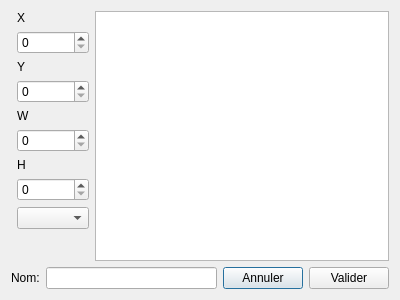
<?xml version="1.0" encoding="UTF-8"?>
<ui version="4.0">
 <class>TileCreator</class>
 <widget class="QDialog" name="TileCreator">
  <property name="geometry">
   <rect>
    <x>0</x>
    <y>0</y>
    <width>400</width>
    <height>300</height>
   </rect>
  </property>
  <property name="windowTitle">
   <string>Dialog</string>
  </property>
  <layout class="QVBoxLayout" name="verticalLayout">
   <item>
    <layout class="QHBoxLayout" name="horizontalLayout">
     <item>
      <layout class="QFormLayout" name="formLayout">
       <property name="fieldGrowthPolicy">
        <enum>QFormLayout::AllNonFixedFieldsGrow</enum>
       </property>
       <item row="0" column="1">
        <widget class="QLabel" name="lbl">
         <property name="text">
          <string>X</string>
         </property>
        </widget>
       </item>
       <item row="1" column="1">
        <widget class="QSpinBox" name="sb_x"/>
       </item>
       <item row="2" column="1">
        <widget class="QLabel" name="label_2">
         <property name="text">
          <string>Y</string>
         </property>
        </widget>
       </item>
       <item row="3" column="1">
        <widget class="QSpinBox" name="sb_y"/>
       </item>
       <item row="4" column="1">
        <widget class="QLabel" name="label_3">
         <property name="text">
          <string>W</string>
         </property>
        </widget>
       </item>
       <item row="5" column="1">
        <widget class="QSpinBox" name="sb_w"/>
       </item>
       <item row="6" column="1">
        <widget class="QLabel" name="label_4">
         <property name="text">
          <string>H</string>
         </property>
        </widget>
       </item>
       <item row="7" column="1">
        <widget class="QSpinBox" name="sb_h"/>
       </item>
       <item row="8" column="1">
        <widget class="QComboBox" name="cb_texture">
         <property name="maximumSize">
          <size>
           <width>200</width>
           <height>16777215</height>
          </size>
         </property>
        </widget>
       </item>
      </layout>
     </item>
     <item>
      <widget class="QGraphicsView" name="graphicsView"/>
     </item>
    </layout>
   </item>
   <item>
    <layout class="QHBoxLayout" name="horizontalLayout_2">
     <item>
      <widget class="QLabel" name="lbl_name">
       <property name="text">
        <string>Nom:</string>
       </property>
      </widget>
     </item>
     <item>
      <widget class="QLineEdit" name="le_name"/>
     </item>
     <item>
      <widget class="QPushButton" name="pb_cancel">
       <property name="text">
        <string>Annuler</string>
       </property>
      </widget>
     </item>
     <item>
      <widget class="QPushButton" name="pb_ok">
       <property name="text">
        <string>Valider</string>
       </property>
      </widget>
     </item>
    </layout>
   </item>
  </layout>
 </widget>
 <resources/>
 <connections/>
</ui>
